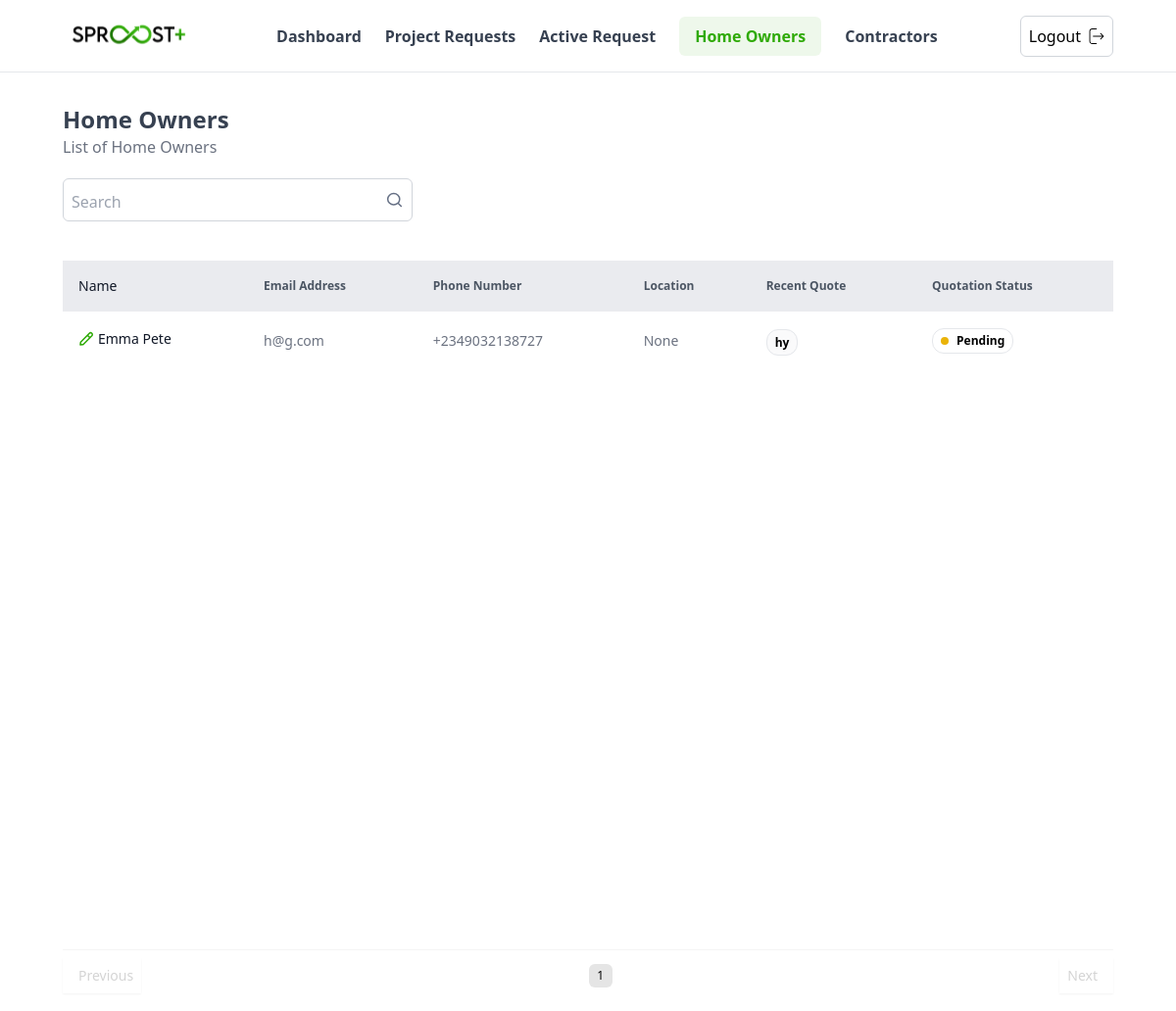
/user-admin/home-owners/ (signed in), run on the app's committed database.
### accounts/models.py (models this page shows, shortened)
class User(AbstractUser):
    phone_number = PhoneNumberField(null=False, blank=False)
    user_type = models.CharField(max_length = 3, choices = USER_TYPE_CHOICES)
    date_joined = models.DateTimeField(auto_now_add=True)
    slug = models.SlugField(
        blank=True,
        null=True,
        unique=True,
        max_length=100,
        allow_unicode=True)

### profiles/models.py (models this page shows, shortened)
class UserProfile(models.Model):
    user = models.OneToOneField(User, on_delete=models.CASCADE, related_name = 'user_profile')
    address = AddressField(null = True)
    city = models.CharField(max_length = 50, null = True, blank = True)
    state_province = models.CharField(max_length = 50, null = True, blank = True)

### quotes/models.py (models this page shows, shortened)
class QuoteRequest(models.Model):
    user = models.ForeignKey("accounts.User", on_delete=models.CASCADE, null=False, related_name="quote_requests", help_text='created_by_home_owners')
    uuid = models.UUIDField(default=uuid.uuid4, editable=False, unique=True)
    title = models.CharField(max_length=255, null=False)
    summary = models.TextField(null=False, max_length=257)
    status = models.CharField(max_length=255, choices=QuoteRequestStatus.choices, default=QuoteRequestStatus.pending, null=False)
    contact_phone = models.CharField(max_length=20, null=False)
    contact_email = models.EmailField(max_length=255, null=False)
    property_address = models.CharField(max_length=255, null=False)
    upload_date = models.DateTimeField(auto_now_add=True, null=False)
    media_paths = GenericRelation("main.Media")
    is_quote = models.BooleanField(default=True)
    created_by_agent = models.ForeignKey("accounts.User", on_delete=models.SET_NULL, blank=True, null=True, related_name='agent_quote_requests')
    objects = QuoteRequestManager()

### admins/views.py (the view, shortened to what this page needs)
# urls.py: path('home-owners/', views.homeOwnersListView, name="homeowners"),
@login_required
def homeOwnersListView(request):
    query = request.GET.get('q')
    home_owners = User.objects.filter(user_type='HO').select_related("user_profile").prefetch_related('quote_requests').order_by('-id')
    paginator = Paginator(home_owners, 10)  # Show 10 orders per page.
    page_number = request.GET.get('page')
    page_obj = paginator.get_page(page_number)
    context = {'homeowners': page_obj}
    return render(request, 'user_admin/home_owners.html', context)

### quotes/models.py (called while the page is built)
    @property
    def latest_quote(self):
        return self.order_by('-id').first()

### templates/user_admin/home_owners.html (shortened to what this page needs)
{% extends "user_admin/base.html" %}
{% load static %}
{% block navbar %}
    {% include "user_admin/navbar.html" %}
{% endblock navbar %}
{% block content %}
<main class="w-full px-[1rem] md:px-[4rem] flex flex-col gap-8 my-8">
    <div class="">
        <div class="mb-4">
            <h1 class="text-2xl font-semibold text-gray-700">Home Owners</h1>
            <p class="text-gray-500">List of Home Owners</p>
        </div>
        <div class="w-full flex items-center justify-between">
            <div class="w-1/3 group border border-gray-300 rounded-md justify-between gap-2 p-2 mt-1">
                <form class = "flex items-center ">
                    <input type="text" name="q" id="search" placeholder="Search" class="w-full h-full outline-none group-focus:outline-none mt-1 focus-visible:border-none border-none" />
                    <button type = "submit">
                        <img src="{% static 'svgs/search.svg' %}" alt="" class="w-[20px] h-[20px] object-contain" />
                    </button>
                </form>
            </div>
        </div>
    </div>
    <div class="w-full">
        <div class="w-full my-2 min-h-[65vh]">
            <table class="w-full">
                <thead class="h-10 bg-gray-200 bg-opacity-80">
                    <tr class="text-gray-600 text-xs font-medium">
                        <th class=" text-start p-4">
                            <div class="inline-flex items-center gap-4">
                                <h3 class="text-gray-900 text-sm font-medium capitalize">Name</h3>
                            </div>
                        </th>
                        <th class=" text-start p-4">Email Address</th>
                        <th class=" text-start p-4">Phone Number</th>
                        <th class=" text-start p-4">Location</th>
                        <th class=" text-start p-4">Recent Quote</th>
                        <th class=" text-start p-4">Quotation Status</th>
                    </tr>
                </thead>
                <tbody class="p-4">
                    {% if homeowners %}
                    {% for homeowner in homeowners %}
                    <tr class="border-b border-neutral-100 last:border-0">
                        <td class=" p-4">
                            <a href = {% url 'admins:update_home_owner' homeowner.pk %} class="inline-flex items-center gap-1">
                                <img class = "w-4" src = {% static "svgs/edit-02.svg" %} />
                                <h3 class="text-gray-900 text-sm font-medium capitalize">{{homeowner.first_name}} {{homeowner.last_name}}</h3>
                            </a>
                        </td>
                        <td class=" p-4">
                            <div class="flex flex-col gap-1">
                                <span class="text-gray-500 text-sm">{{homeowner.email}}</span>
                            </div>
                        </td>
                        <td class=" p-4">
                            <div class="flex flex-col gap-1">
                                <span class="text-gray-500 text-sm">{{homeowner.phone_number}}</span>
                            </div>
                        </td>
                        <td class=" p-4">
                            <div class="flex flex-col gap-1">
                                <span class="text-gray-500 text-sm">{{homeowner.user_profile.address}}</span>
                            </div>
                        </td>
                        <td class=" p-4">
                            <span class=" font-semibold text-xs rounded-xl p-1 px-2 border border-neutral-150 bg-gray-50 bg-opacity-90  ">
                                {{homeowner.quote_requests.latest_quote.title}}
                            </span>
                        </td>
                        <td class="p-4 ">
                            <div class="inline-flex items-center gap-2 rounded-xl p-1 px-2 border border-neutral-150">
                                {% if homeowner.quote_requests.latest_quote.status%}
                                    <span class="w-2 h-2 rounded-full {% if homeowner.quote_requests.latest_quote.status|lower == 'approved' %} bg-green-500 {% elif homeowner.quote_requests.latest_quote.status|lower == 'pending' %} bg-yellow-500 {% else %} bg-red-500 {% endif %} "></span>
                                {% else %}
                                    <span class=" rounded-full text-sm">no quotes</span>
                                {% endif %}
                                <span class="font-semibold text-xs capitalize">
                                    {{homeowner.quote_requests.latest_quote.status}}
                                </span>
                            </div>
                        </td>
                    </tr>
                    {% endfor %}
                    {% else %}
                    <tr>
                        <td colspan="7" class="text-center text-gray-500 mt-5">No Home Owners found</td>
                    </tr>
                    {% endif %}
                </tbody>
            </table>
        </div>
        <div class="w-full my-8 flex items-center justify-between border-t border-neutral-100 pt-2 bg-white">
            {% if homeowners.has_previous %}
            <a  href="?page={{ homeowners.previous_page_number }}" class="paginationBtn flex items-center gap-2 p-2 outline-none border-none shadow-sm text-sm font-medium">
                <img src="{%  static 'svgs/arrow-left.svg' %}" alt="" class="" />
                <span class="text-gray-900 font-medium">Prev</span>
            </a>
            {% else %}
            <span class="flex items-center gap-2 p-2 outline-none border-none shadow-sm text-sm font-medium text-neutral-300">
                <span class="text-sm">Previous</span>
            </span>
            {% endif %}
            <div class="flex items-center gap-2">
                {% for num in homeowners.paginator.page_range %}
                    {% if homeowners.number == num %}
                        <span class="outline-none border-none h-4 w-4 text-xs md:h-6 md:w-6 bg-neutral-200 rounded-md p-2 flex items-center justify-center">{{ num }}</span>
                    {% elif num >= homeowners.number|add:'-3' and num <= homeowners.number|add:'3' %}
                        <a href="?page={{ num }}" class="paginationBtn outline-none border-none h-4 w-4 text-xs md:h-6 md:w-6 rounded-md p-2 flex items-center justify-center">{{ num }}</a>
                    {% endif %}
                {% endfor %}
            </div>
            {% if homeowners.has_next %}
                <a href="?page={{ homeowners.next_page_number }}" class="paginationBtn flex items-center gap-2 p-2 outline-none border-none shadow-sm text-sm font-medium">
                    <span class="text-gray-900 font-medium">Next</span>
                    <img src="{%  static 'svgs/arrow-right.svg' %}" alt="" class="" />
                </a>
            {% else %}
                <span class="flex items-center gap-2 p-2 outline-none border-none shadow-sm text-sm font-medium text-neutral-300">
                    <span class="text-sm">Next</span>
                </span>
            {% endif %}
        </div>
    </div>
</main>
{% endblock %}

### data on the page
User: first_name "Emma", last_name "Pete", email "h@g.com", phone_number "+2349032138727", user_profile.address "None", quote_requests.latest_quote "hy", quote_requests.latest_quote.status "Pending"

### other printed values
{{ num }} "1"
